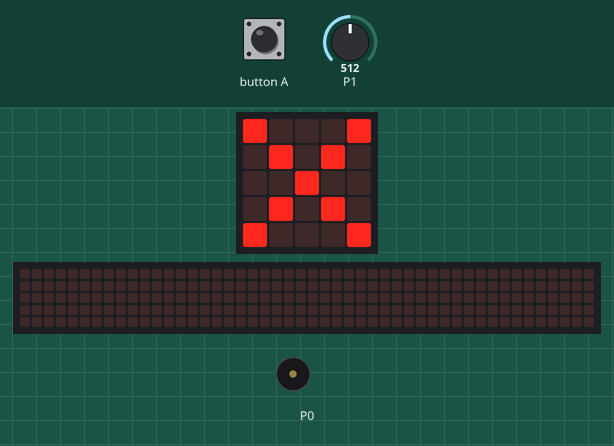
Simulated run of this program. Board: BBC micro:bit (MakeCode). Shown: the board's 5×5 LED display, a strip that is not on the board, showing the scrolling text unrolled, buzzer (waves = sounding). The test bench sets the inputs (shaded band); at power-on: P1 = 512 (analog values on the 0–1023 scale). The 48×5 strip is a reading aid, not a part: it shows the text the display is scrolling, unrolled, one strip-width of it at a time.

Above: at 8.4 s.
8.5 s: P1 set to 1007
10.6 s: P1 set to 1017
At 11.42 s:
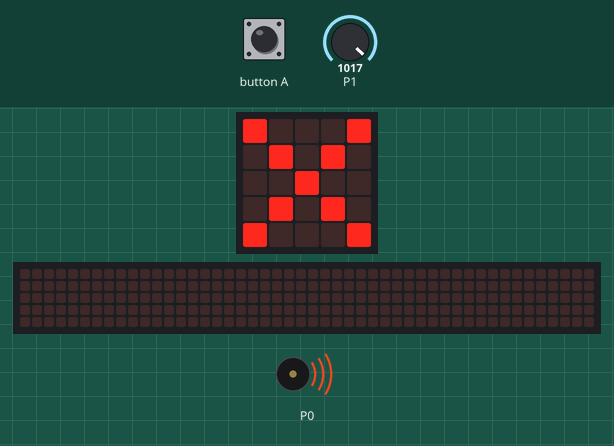
At 12.9 s:
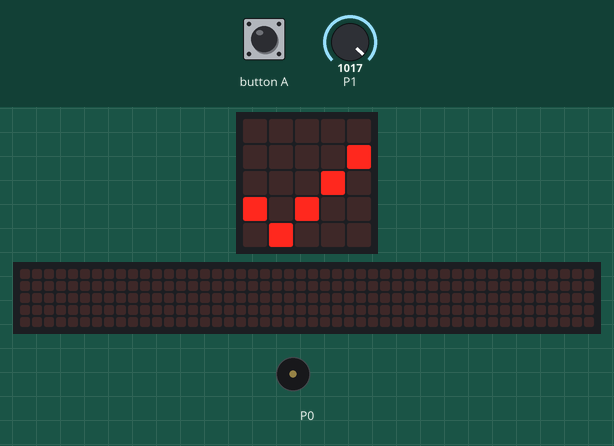
13.2 s: button A pressed for 0.15 s
At 13.92 s:
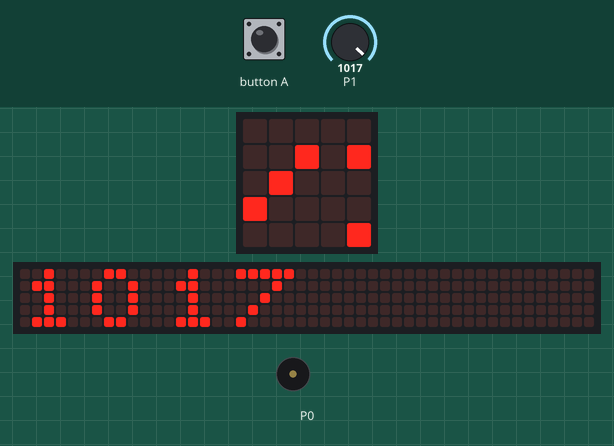
Timing chart, 0 to 15.6 s (numbered marks = the images above; inputs shaded):
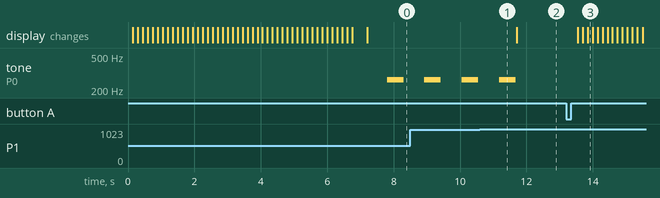

Measured:
- the behaviour switches between 1016 and 1017 on P1 (found by bisection; images 0 and 1)
- after the input at 10.6 s, tone on P0: goes on until 11.7 s, then stays silent
- after the input at 13.2 s, the display: first changes after 0.34 s (image 3 shows a later state)
- by itself, tone on P0: alternates 262 Hz for 0.50 s and silent for 0.63 s

The program:

main.ts
```typescript
input.onButtonPressed(Button.A, function on_button_pressed_a() {
    basic.showNumber(humesas)
})
let humesas = 0
basic.showString("humedad")
basic.forever(function on_forever() {

    humesas = pins.analogReadPin(AnalogReadWritePin.P1)
    if (humesas <= 1016) {
        //  el 1016 es un valor que tenemos que
        //  dar con los datos nuestros que obtuvimos
        basic.showIcon(IconNames.No)
        music.play(music.tonePlayable(262, music.beat(BeatFraction.Whole)), music.PlaybackMode.UntilDone)
    } else {
        basic.showIcon(IconNames.Yes)
    }

})
```

test.ts
```typescript
// aquí va el archivo "tests"; esto no se compilará cuando este paquete se utilice como una extensión.
```
